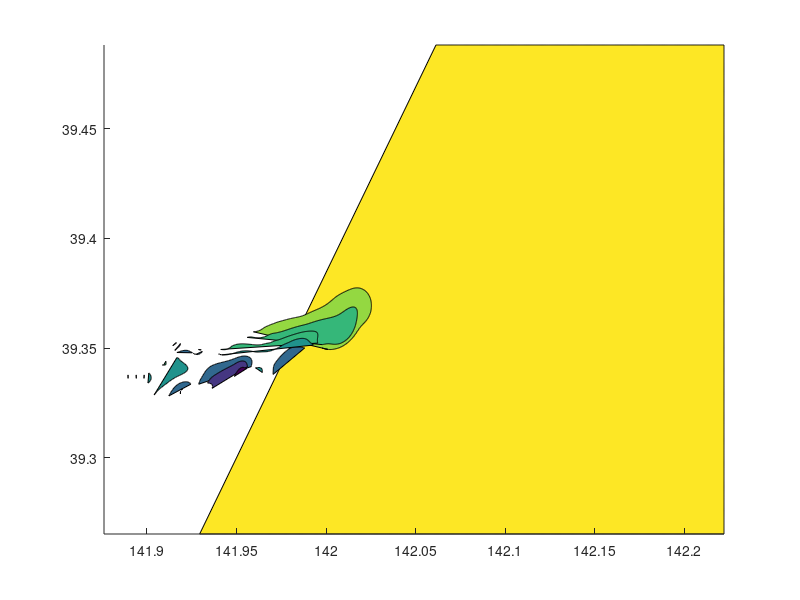

Source code (MATLAB): (Note: this script raises an error after producing the figure.)
clc; clear all; close all;

nx=300;
ny=250;
load('dataset_grid_ocean.mat')
load('dataset_SSS.mat')

%colormap
mcmap=[0.2422    0.1504    0.2
    0.2422    0.1504    0.6603
    0.2810    0.3228    0.9579
    0.1786    0.5289    0.9682
    0.2161    0.7843    0.5923
    0.6720    0.7793    0.2227
    0.9970    0.7659    0.2199
    0.9769    0.9839    0.0805];

%contour grid mismatch adjustment
lon_sub=XLON_O;
lat_sub=XLAT_O;
lon_high_1d=linspace(min(min(lon_sub)),max(max(lon_sub)),nx*4);
lat_high_1d=linspace(min(min(lat_sub)),max(max(lat_sub)),ny*4);
[lon_high,lat_high]=meshgrid(lon_high_1d,lat_high_1d);

Mtop2d_land=double(isnan(Mtop2d));

Mtop2d_high=interp2(lon_sub,lat_sub,Mtop2d_land,lon_high,lat_high);
Mtop2d_high(Mtop2d_high==0)=nan;
Mtop2d_high(1:ny*4-1,1:nx*4)=Mtop2d_high(1:ny*4-1,1:nx*4)+Mtop2d_high(2:ny*4,1:nx*4);
Mtop2d_high(2:ny*4,1:nx*4)=Mtop2d_high(1:ny*4-1,1:nx*4)+Mtop2d_high(2:ny*4,1:nx*4);
Mtop2d_high(1:ny*4,1:nx*4-1)=Mtop2d_high(1:ny*4,1:nx*4-1)+Mtop2d_high(1:ny*4,2:nx*4);
Mtop2d_high(1:ny*4,2:nx*4)=Mtop2d_high(1:ny*4,1:nx*4-1)+Mtop2d_high(1:ny*4,2:nx*4);


SSS_high_140830_U=interp2(lon_sub,lat_sub,SSS_140830_U',lon_high,lat_high);
SSS_high_140230_U=interp2(lon_sub,lat_sub,SSS_140230_U',lon_high,lat_high);
SSS_high_140830_H=interp2(lon_sub,lat_sub,SSS_140830_H',lon_high,lat_high);
SSS_high_140230_H=interp2(lon_sub,lat_sub,SSS_140230_H',lon_high,lat_high);
SSS_high_140830_ERA5=interp2(lon_sub,lat_sub,SSS_140830_ERA5',lon_high,lat_high);

%figures code

figure(1)
%Fig.7a
SSS_high_140830_H(SSS_high_140830_H<29.5)=29.5;
contourf(lon_high,lat_high,SSS_high_140830_H,linspace(29.5,33,8),'color',[0.4 0.4 0.4])
hold on
colormap(mcmap)
caxis([29.5,33.5])
axis([141.88, 142.01,39.32, 39.38])
mesh(lon_high,lat_high,Mtop2d_high,'edgecolor','none','facecolor','[0.5 0.5 0.5]')
colorbar('fontsize',50)
axis([141.885, 141.985,39.322, 39.368])
daspect([1.3 1 1])
xticks([141.9 141.95 142])
xticklabels({'141.9','141.95','142'})
yticks([39.35])
yticklabels({'39.35'})
grid on
ax = gca;
ax.FontSize = 40;

figure(2)
%Fig.7b
SSS_high_140830_U(SSS_high_140830_U<29.5)=29.5;
contourf(lon_high,lat_high,SSS_high_140830_U,linspace(29.5,33,8),'color',[0.4 0.4 0.4])
hold on
colormap(mcmap)
caxis([29.5,33.5])
axis([141.88, 142.01,39.32, 39.38])
mesh(lon_high,lat_high,Mtop2d_high,'edgecolor','none','facecolor','[0.5 0.5 0.5]')
colorbar('fontsize',50)
axis([141.885, 141.985,39.322, 39.368])
daspect([1.3 1 1])
xticks([141.9 141.95 142])
xticklabels({'141.9','141.95','142'})
yticks([39.35])
yticklabels({'39.35'})
grid on
ax = gca;
ax.FontSize = 40;

figure(3)
%Fig.7c
SSS_high_140230_H(SSS_high_140230_H<29.5)=29.5;
contourf(lon_high,lat_high,SSS_high_140230_H,linspace(29.5,33,8),'color',[0.4 0.4 0.4])
hold on
colormap(mcmap)
caxis([29.5,33.5])
axis([141.88, 142.01,39.32, 39.38])
mesh(lon_high,lat_high,Mtop2d_high,'edgecolor','none','facecolor','[0.5 0.5 0.5]')
colorbar('fontsize',50)
axis([141.885, 141.985,39.322, 39.368])
daspect([1.3 1 1])
xticks([141.9 141.95 142])
xticklabels({'141.9','141.95','142'})
yticks([39.35])
yticklabels({'39.35'})
grid on
ax = gca;
ax.FontSize = 40;

figure(4)
%Fig.7d
SSS_high_140230_U(SSS_high_140230_U<29.5)=29.5;
contourf(lon_high,lat_high,SSS_high_140230_U,linspace(29.5,33,8),'color',[0.4 0.4 0.4])
hold on
colormap(mcmap)
caxis([29.5,33.5])
axis([141.88, 142.01,39.32, 39.38])
mesh(lon_high,lat_high,Mtop2d_high,'edgecolor','none','facecolor','[0.5 0.5 0.5]')
colorbar('fontsize',50)
axis([141.885, 141.985,39.322, 39.368])
daspect([1.3 1 1])
xticks([141.9 141.95 142])
xticklabels({'141.9','141.95','142'})
yticks([39.35])
yticklabels({'39.35'})
grid on
ax = gca;
ax.FontSize = 40;

figure(5)
%Fig.12
SSS_high_140830_ERA5(SSS_high_140830_ERA5<29.5)=29.5;
contourf(lon_high,lat_high,SSS_high_140830_ERA5,linspace(29.5,33,8),'color',[0.4 0.4 0.4])
hold on
colormap(mcmap)
caxis([29.5,33.5])
axis([141.88, 142.01,39.32, 39.38])
mesh(lon_high,lat_high,Mtop2d_high,'edgecolor','none','facecolor','[0.5 0.5 0.5]')
colorbar('fontsize',50)
axis([141.885, 141.985,39.322, 39.368])
daspect([1.3 1 1])
xticks([141.9 141.95 142])
xticklabels({'141.9','141.95','142'})
yticks([39.35])
yticklabels({'39.35'})
grid on
ax = gca;
ax.FontSize = 40;

%
